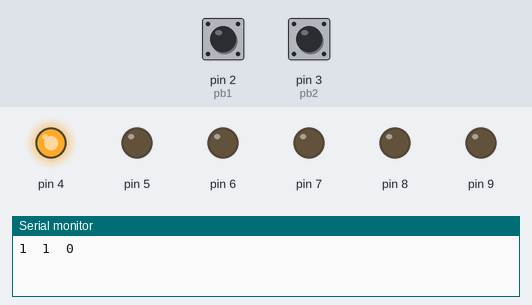
Simulated run of this sketch. Board: Arduino Uno, built with avr-gcc and run on an emulated ATmega328P. On the bench: output pins drawn as LEDs (lit = HIGH), the last lines printed to the serial monitor. The test bench sets the inputs (shaded band); at power-on: pin 2 (pb1) HIGH, pin 3 (pb2) HIGH.

Above: at 0.2 s.
At 1.2 s:
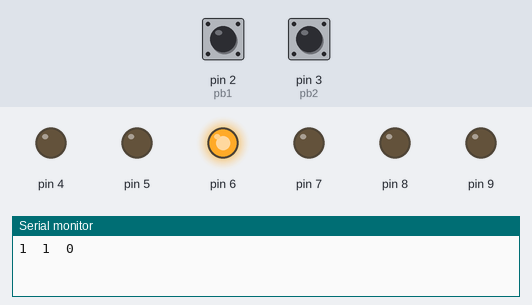
At 1.7 s:
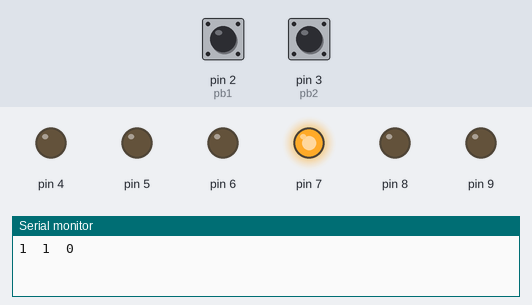
At 2.2 s:
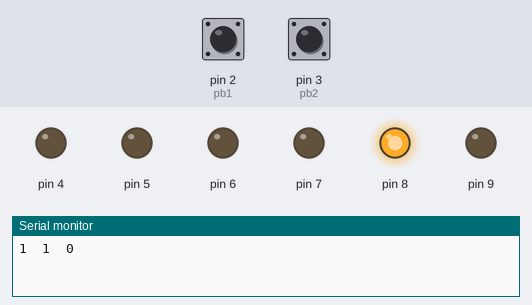
At 3.7 s:
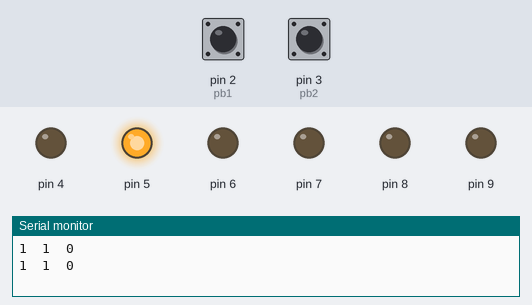
At 5.7 s:
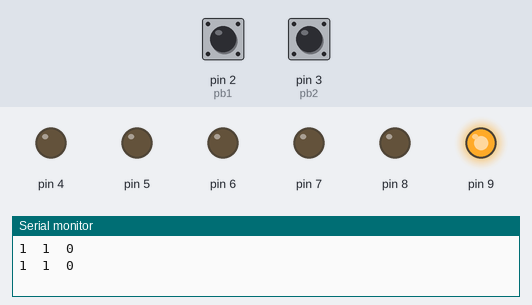
Timing chart, 0 to 6.9 s (numbered marks = the images above):
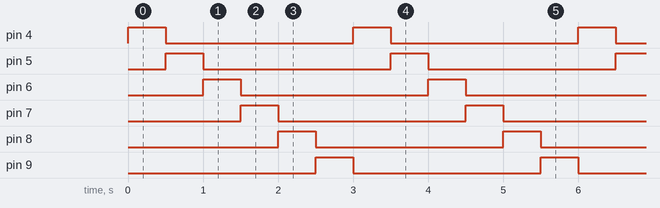

Measured:
- by itself, pin 4–9: alternates HIGH for 0.50 s and LOW for 2.5 s
- by itself, everything shown: repeats every 3.0 s, in 7 steps

The sketch:

test1.ino
```cpp
const int pb1 = 2;
const int pb2 = 3;
int led1 = 4;
int led2 = 5;
int led3 = 6;
int led4 = 7;
int led5 = 8;
int led6 = 9;
int test[] {4, 5, 6, 7, 8, 9};
boolean ting;

void setup() {
  ting = 0;
  Serial.begin(9600);
  pinMode(pb1, INPUT_PULLUP);
  pinMode(pb2, INPUT_PULLUP);
  for (int i = 4; i < 10; i++) {
    pinMode(i, OUTPUT);
  }
}

void loop() {
  Serial.print(digitalRead(pb1));
  Serial.print("  ");
  Serial.print(digitalRead(pb2));
  Serial.print("  ");
  Serial.println(ting);

  if ( digitalRead(pb1) == 0) {
    ting = 0;
  }
  if (digitalRead(pb2) == 0) {
    ting = 1;
  }
  if ( ting == 0) {

    for (int i = 4; i < 10; i++) {
      digitalWrite(i, 1);
      delay(500);
      digitalWrite(i, 0);
    }
  }
  if (ting == 1) {
    for (int i = 9; i > 3; i--) {
      if ( i == 3) {
        i = 9 ;
      }
      digitalWrite(i, 1);
      delay(500);
      digitalWrite(i, 0);

    }
  }


}
```
